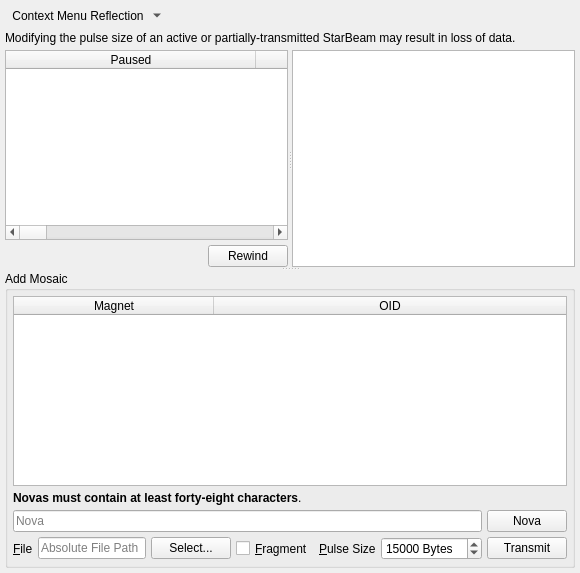
              <widget class="QWidget" name="tab_transmitted">
               <attribute name="title">
                <string>&amp;Transmitted</string>
               </attribute>
               <layout class="QVBoxLayout" name="verticalLayout_46">
                <property name="spacing">
                 <number>5</number>
                </property>
                <property name="leftMargin">
                 <number>5</number>
                </property>
                <property name="topMargin">
                 <number>5</number>
                </property>
                <property name="rightMargin">
                 <number>5</number>
                </property>
                <property name="bottomMargin">
                 <number>5</number>
                </property>
                <item>
                 <layout class="QHBoxLayout" name="horizontalLayout_72">
                  <property name="spacing">
                   <number>5</number>
                  </property>
                  <item>
                   <widget class="QToolButton" name="transmittedActionMenu">
                    <property name="toolTip">
                     <string>Context Menu</string>
                    </property>
                    <property name="text">
                     <string>Context Menu Reflection</string>
                    </property>
                    <property name="icon">
                     <iconset resource="../Icons/icons.qrc">
                      <normaloff>:/generic/menu.png</normaloff>:/generic/menu.png</iconset>
                    </property>
                    <property name="popupMode">
                     <enum>QToolButton::MenuButtonPopup</enum>
                    </property>
                    <property name="autoRaise">
                     <bool>true</bool>
                    </property>
                   </widget>
                  </item>
                  <item>
                   <spacer name="horizontalSpacer_59">
                    <property name="orientation">
                     <enum>Qt::Horizontal</enum>
                    </property>
                    <property name="sizeHint" stdset="0">
                     <size>
                      <width>40</width>
                      <height>20</height>
                     </size>
                    </property>
                   </spacer>
                  </item>
                 </layout>
                </item>
                <item>
                 <widget class="QLabel" name="label_31">
                  <property name="text">
                   <string>Modifying the pulse size of an active or partially-transmitted StarBeam may result in loss of data.</string>
                  </property>
                  <property name="wordWrap">
                   <bool>true</bool>
                  </property>
                 </widget>
                </item>
                <item>
                 <widget class="QSplitter" name="splitter_2">
                  <property name="orientation">
                   <enum>Qt::Vertical</enum>
                  </property>
                  <widget class="QSplitter" name="txmSplitter">
                   <property name="orientation">
                    <enum>Qt::Horizontal</enum>
                   </property>
                   <property name="childrenCollapsible">
                    <bool>false</bool>
                   </property>
                   <widget class="QWidget" name="verticalLayoutWidget">
                    <layout class="QVBoxLayout" name="verticalLayout_47">
                     <property name="spacing">
                      <number>5</number>
                     </property>
                     <item>
                      <widget class="QTableWidget" name="transmitted">
                       <property name="alternatingRowColors">
                        <bool>true</bool>
                       </property>
                       <property name="selectionMode">
                        <enum>QAbstractItemView::SingleSelection</enum>
                       </property>
                       <property name="selectionBehavior">
                        <enum>QAbstractItemView::SelectRows</enum>
                       </property>
                       <property name="verticalScrollMode">
                        <enum>QAbstractItemView::ScrollPerPixel</enum>
                       </property>
                       <property name="horizontalScrollMode">
                        <enum>QAbstractItemView::ScrollPerPixel</enum>
                       </property>
                       <property name="sortingEnabled">
                        <bool>true</bool>
                       </property>
                       <attribute name="horizontalHeaderDefaultSectionSize">
                        <number>250</number>
                       </attribute>
                       <attribute name="horizontalHeaderStretchLastSection">
                        <bool>true</bool>
                       </attribute>
                       <attribute name="verticalHeaderVisible">
                        <bool>false</bool>
                       </attribute>
                       <column>
                        <property name="text">
                         <string>Paused</string>
                        </property>
                       </column>
                       <column>
                        <property name="text">
                         <string>Percent Transmitted</string>
                        </property>
                       </column>
                       <column>
                        <property name="text">
                         <string>Pulse Size</string>
                        </property>
                       </column>
                       <column>
                        <property name="text">
                         <string>Total Size</string>
                        </property>
                       </column>
                       <column>
                        <property name="text">
                         <string>Status</string>
                        </property>
                       </column>
                       <column>
                        <property name="text">
                         <string>File</string>
                        </property>
                       </column>
                       <column>
                        <property name="text">
                         <string>Mosaic</string>
                        </property>
                       </column>
                       <column>
                        <property name="text">
                         <string>SHA-1 Hash</string>
                        </property>
                       </column>
                       <column>
                        <property name="text">
                         <string>Read Interval</string>
                        </property>
                       </column>
                       <column>
                        <property name="text">
                         <string>Fragmented</string>
                        </property>
                       </column>
                       <column>
                        <property name="text">
                         <string>SHA3-512 Hash</string>
                        </property>
                       </column>
                       <column>
                        <property name="text">
                         <string>ETA</string>
                        </property>
                       </column>
                       <column>
                        <property name="text">
                         <string>OID</string>
                        </property>
                       </column>
                      </widget>
                     </item>
                     <item>
                      <layout class="QHBoxLayout" name="horizontalLayout_69">
                       <property name="spacing">
                        <number>5</number>
                       </property>
                       <item>
                        <spacer name="horizontalSpacer_55">
                         <property name="orientation">
                          <enum>Qt::Horizontal</enum>
                         </property>
                         <property name="sizeHint" stdset="0">
                          <size>
                           <width>40</width>
                           <height>20</height>
                          </size>
                         </property>
                        </spacer>
                       </item>
                       <item>
                        <widget class="QPushButton" name="rewind">
                         <property name="text">
                          <string>Rewind</string>
                         </property>
                        </widget>
                       </item>
                      </layout>
                     </item>
                    </layout>
                   </widget>
                   <widget class="QListWidget" name="transmittedMagnets">
                    <property name="tabKeyNavigation">
                     <bool>true</bool>
                    </property>
                    <property name="selectionMode">
                     <enum>QAbstractItemView::SingleSelection</enum>
                    </property>
                    <property name="selectionBehavior">
                     <enum>QAbstractItemView::SelectRows</enum>
                    </property>
                    <property name="verticalScrollMode">
                     <enum>QAbstractItemView::ScrollPerPixel</enum>
                    </property>
                    <property name="horizontalScrollMode">
                     <enum>QAbstractItemView::ScrollPerPixel</enum>
                    </property>
                   </widget>
                  </widget>
                  <widget class="QGroupBox" name="groupBox_4">
                   <property name="title">
                    <string>Add Mosaic</string>
                   </property>
                   <layout class="QVBoxLayout" name="verticalLayout_40">
                    <property name="spacing">
                     <number>5</number>
                    </property>
                    <property name="leftMargin">
                     <number>5</number>
                    </property>
                    <property name="topMargin">
                     <number>5</number>
                    </property>
                    <property name="rightMargin">
                     <number>5</number>
                    </property>
                    <property name="bottomMargin">
                     <number>5</number>
                    </property>
                    <item>
                     <widget class="QTableWidget" name="addTransmittedMagnets">
                      <property name="alternatingRowColors">
                       <bool>true</bool>
                      </property>
                      <property name="selectionMode">
                       <enum>QAbstractItemView::SingleSelection</enum>
                      </property>
                      <property name="selectionBehavior">
                       <enum>QAbstractItemView::SelectRows</enum>
                      </property>
                      <property name="verticalScrollMode">
                       <enum>QAbstractItemView::ScrollPerPixel</enum>
                      </property>
                      <property name="horizontalScrollMode">
                       <enum>QAbstractItemView::ScrollPerPixel</enum>
                      </property>
                      <property name="sortingEnabled">
                       <bool>true</bool>
                      </property>
                      <attribute name="horizontalHeaderDefaultSectionSize">
                       <number>200</number>
                      </attribute>
                      <attribute name="horizontalHeaderStretchLastSection">
                       <bool>true</bool>
                      </attribute>
                      <attribute name="verticalHeaderVisible">
                       <bool>false</bool>
                      </attribute>
                      <column>
                       <property name="text">
                        <string>Magnet</string>
                       </property>
                      </column>
                      <column>
                       <property name="text">
                        <string>OID</string>
                       </property>
                      </column>
                     </widget>
                    </item>
                    <item>
                     <widget class="QLabel" name="label_91">
                      <property name="text">
                       <string>&lt;html&gt;&lt;head/&gt;&lt;body&gt;&lt;p&gt;&lt;span style=&quot; font-weight:600;&quot;&gt;Novas must contain at least forty-eight characters&lt;/span&gt;.&lt;/p&gt;&lt;/body&gt;&lt;/html&gt;</string>
                      </property>
                     </widget>
                    </item>
                    <item>
                     <layout class="QHBoxLayout" name="horizontalLayout_68">
                      <property name="spacing">
                       <number>5</number>
                      </property>
                      <item>
                       <widget class="QLineEdit" name="transmitNova">
                        <property name="placeholderText">
                         <string>Nova</string>
                        </property>
                        <property name="clearButtonEnabled">
                         <bool>true</bool>
                        </property>
                       </widget>
                      </item>
                      <item>
                       <widget class="QPushButton" name="generateNova">
                        <property name="toolTip">
                         <string>&lt;html&gt;&lt;head/&gt;&lt;body&gt;&lt;p&gt;Place each pulse in an encrypted envelope. Please remember to notify all recipients of the key information.&lt;/p&gt;&lt;/body&gt;&lt;/html&gt;</string>
                        </property>
                        <property name="text">
                         <string>Nova</string>
                        </property>
                       </widget>
                      </item>
                     </layout>
                    </item>
                    <item>
                     <layout class="QHBoxLayout" name="horizontalLayout_44">
                      <property name="spacing">
                       <number>5</number>
                      </property>
                      <item>
                       <widget class="QLabel" name="label_53">
                        <property name="text">
                         <string>&amp;File</string>
                        </property>
                        <property name="buddy">
                         <cstring>transmittedFile</cstring>
                        </property>
                       </widget>
                      </item>
                      <item>
                       <widget class="QLineEdit" name="transmittedFile">
                        <property name="placeholderText">
                         <string>Absolute File Path</string>
                        </property>
                        <property name="clearButtonEnabled">
                         <bool>true</bool>
                        </property>
                       </widget>
                      </item>
                      <item>
                       <widget class="QPushButton" name="etpSelectFile">
                        <property name="text">
                         <string>Select...</string>
                        </property>
                       </widget>
                      </item>
                      <item>
                       <widget class="QCheckBox" name="fragment_starbeam">
                        <property name="sizePolicy">
                         <sizepolicy hsizetype="Minimum" vsizetype="Preferred">
                          <horstretch>0</horstretch>
                          <verstretch>0</verstretch>
                         </sizepolicy>
                        </property>
                        <property name="toolTip">
                         <string>&lt;html&gt;&lt;head/&gt;&lt;body&gt;&lt;p&gt;Fragmented StarBeams allow for the fragmentation of a mosaic (file) into a number of N unique pulses, where N is the number of active network connections. The standard StarBeam transfers a particular pulse over each network connection.&lt;/p&gt;&lt;/body&gt;&lt;/html&gt;</string>
                        </property>
                        <property name="text">
                         <string>&amp;Fragment</string>
                        </property>
                       </widget>
                      </item>
                      <item>
                       <widget class="QLabel" name="label_54">
                        <property name="text">
                         <string>&amp;Pulse Size</string>
                        </property>
                        <property name="buddy">
                         <cstring>pulseSize</cstring>
                        </property>
                       </widget>
                      </item>
                      <item>
                       <widget class="QSpinBox" name="pulseSize">
                        <property name="suffix">
                         <string> Bytes</string>
                        </property>
                        <property name="minimum">
                         <number>1024</number>
                        </property>
                        <property name="maximum">
                         <number>999999999</number>
                        </property>
                        <property name="value">
                         <number>15000</number>
                        </property>
                       </widget>
                      </item>
                      <item>
                       <widget class="QPushButton" name="transmit">
                        <property name="text">
                         <string>Transmit</string>
                        </property>
                       </widget>
                      </item>
                     </layout>
                    </item>
                   </layout>
                  </widget>
                 </widget>
                </item>
               </layout>
              </widget>
